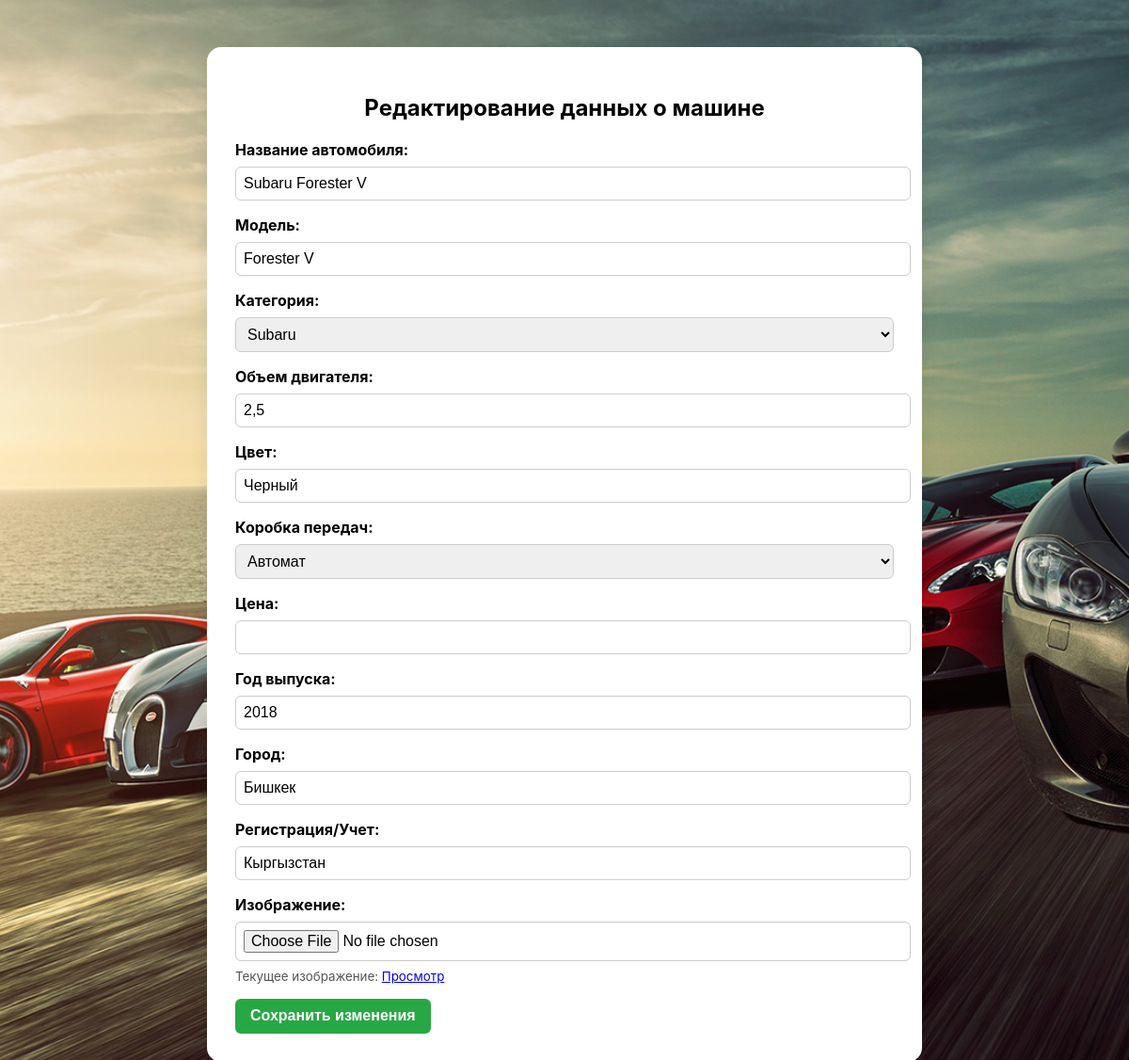
/car_update/9/, run on an earlier commit of the app's database.
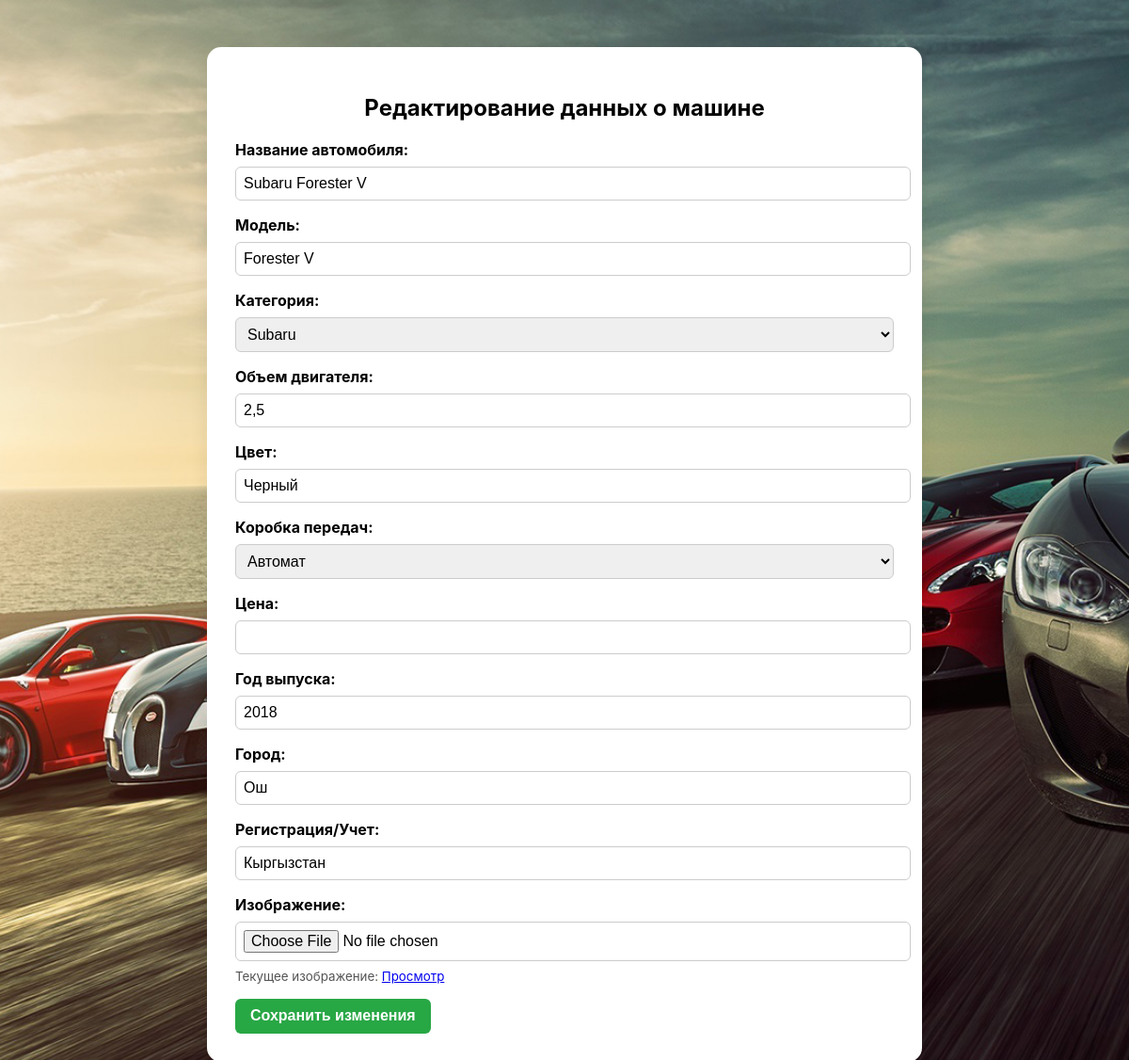
And on a later commit of the database.
### app/models.py (models this page shows, shortened)
class Car(models.Model):
    user = models.ForeignKey(User, on_delete=models.CASCADE)
    title = models.CharField(max_length=100)
    model = models.CharField(max_length=100)
    engine_volume = models.CharField(max_length=100)
    color = models.CharField(max_length=100)
    transmission = models.CharField(max_length=100)
    category = models.ForeignKey(Category, on_delete=models.PROTECT)
    price = models.DecimalField(decimal_places=2, max_digits=10)
    year_of_manufacture = models.PositiveSmallIntegerField()
    location = models.CharField(max_length=100)
    registration = models.CharField(max_length=100)
    image = models.ImageField(upload_to='cars/images/')

class Category(models.Model):
    title = models.CharField(max_length=100)

### app/views.py (the view, shortened to what this page needs)
# urls.py: path('car_update/<int:car_id>/', views.car_update, name='car_update'),
def car_update(request, car_id):
    car = Car.objects.get(id=car_id)
    categories = Category.objects.all()
    return render(request, 'app/car_data_update.html', {'car': car, 'categories': categories})

### app/templates/app/car_data_update.html (shortened to what this page needs)
{% load static %}
<!DOCTYPE html>
<html lang="ru">
<head>
</head>
<body>
<div class="container form-container">
    <h2 class="text-center mb-4">Редактирование данных о машине</h2>
    <form method="POST" enctype="multipart/form-data">
        <div class="mb-3">
            <label for="title" class="form-label">Название автомобиля:</label>
            <input type="text" name="title" id="title" class="form-control" value="{{ car.title }}">
        </div>
        <div class="mb-3">
            <label for="model" class="form-label">Модель:</label>
            <input type="text" name="model" id="model" class="form-control" value="{{ car.model }}">
        </div>
        <div class="mb-3">
            <label for="category" class="form-label">Категория:</label>
            <select name="category" id="category" class="form-select" required>
                {% for category in categories %}
                    <option value="{{ category.id }}" {% if car.category.id == category.id %}selected{% endif %}>
                        {{ category.title }}
                    </option>
                {% endfor %}
            </select>
        </div>
        <div class="mb-3">
            <label for="engine_volume" class="form-label">Объем двигателя:</label>
            <input type="text" name="engine_volume" id="engine_volume" class="form-control" value="{{ car.engine_volume }}">
        </div>
        <div class="mb-3">
            <label for="color" class="form-label">Цвет:</label>
            <input type="text" name="color" id="color" class="form-control" value="{{ car.color }}">
        </div>
        <div class="mb-3">
            <label for="transmission" class="form-label">Коробка передач:</label>
            <select name="transmission" id="transmission" class="form-select" required>
                <option value="Автомат" {% if car.transmission == "Автомат" %}selected{% endif %}>Автомат</option>
            </select>
        </div>
        <div class="mb-3">
            <label for="price" class="form-label">Цена:</label>
            <input type="number" step="any" name="price" id="price" class="form-control" value="{{ car.price }}">
        </div>
        <div class="mb-3">
            <label for="year_of_manufacture" class="form-label">Год выпуска:</label>
            <input type="number" name="year_of_manufacture" id="year_of_manufacture" class="form-control" value="{{ car.year_of_manufacture }}">
        </div>
        <div class="mb-3">
            <label for="location" class="form-label">Город:</label>
            <input type="text" name="location" id="location" class="form-control" value="{{ car.location }}">
        </div>
        <div class="mb-3">
            <label for="registration" class="form-label">Регистрация/Учет:</label>
            <input type="text" name="registration" id="registration" class="form-control" value="{{ car.registration }}">
        </div>
        <div class="mb-3">
            <label for="image" class="form-label">Изображение:</label>
            <input type="file" name="image" id="image" class="form-control">
            {% if car.image %}
                <small>Текущее изображение: <a href="{{ car.image.url }}" target="_blank">Просмотр</a></small>
            {% endif %}
        </div>
        <button type="submit" class="btn btn-success w-100">Сохранить изменения</button>
    </form>
</div>
</body>
</html>

What changed in the data, as far as the page shows it:
changed Car "Subaru Forester V": location "Бишкек" → "Ош"
